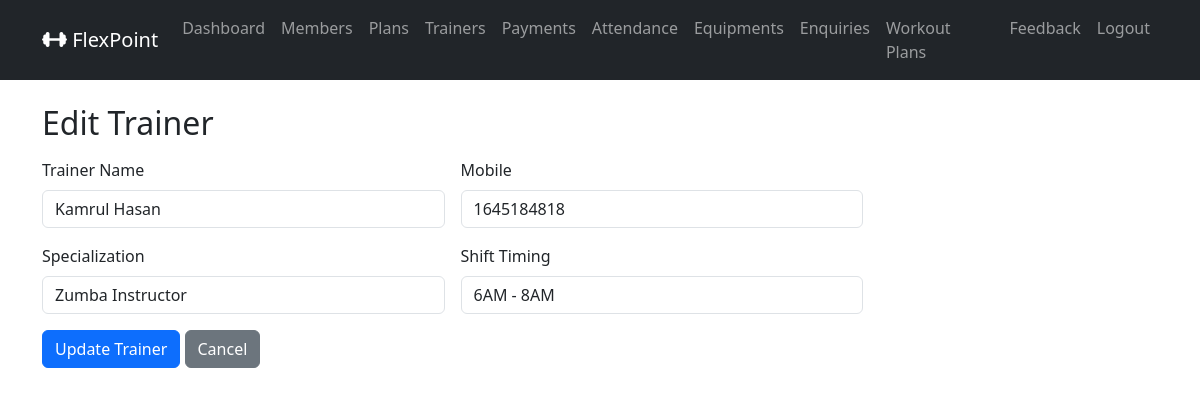
/admin_trainers_edit/3/ (signed in), run on the app's committed database.
### gymapp/models.py (models this page shows, shortened)
class Trainer(models.Model):
    name           = models.CharField(max_length=100)
    mobile         = models.BigIntegerField()
    specialization = models.CharField(max_length=200)
    shift_timings  = models.CharField(max_length=200)

### gymapp/views.py (the view)
    def wrapper(request, *args, **kwargs):
        if not request.user.is_authenticated or getattr(request.user, 'role', None) != 'ADMIN':
            messages.error(request, 'You must be an Admin to access this page.')
            return redirect('admin_login_view')
        return view_func(request, *args, **kwargs)

### gymapp/views.py (called while the page is built, shortened)
def admin_required(view_func):
    def wrapper(request, *args, **kwargs):
        if not request.user.is_authenticated or getattr(request.user, 'role', None) != 'ADMIN':
            messages.error(request, 'You must be an Admin to access this page.')
            return redirect('admin_login_view')
        return view_func(request, *args, **kwargs)
    return wrapper

@admin_required
def admin_trainer_edit(request, trainer_id):
    trainer = Trainer.objects.get(id=trainer_id)
    return render(request, 'admin_trainer_form.html', {'trainer':trainer, 'mode':'edit'})

### gymapp/templates/admin_trainer_form.html (shortened to what this page needs)
{% extends 'base.html' %}
{% block content %}
<h2 class="mb-3">
    {% if mode == 'add' %} Add Trainer {% else %} Edit Trainer {% endif %}
</h2>
<form method="POST" class="row g-3 w-75">
    <div class="col-md-6">
        <label for="name" class="form-label">Trainer Name</label>
        <input type="text" id="name" class="form-control" name="name" value="{{ trainer.name | default:'' }}" placeholder="Enter Trainer Name">
    </div>
    <div class="col-md-6">
        <label for="mobile" class="form-label">Mobile</label>
        <input type="number" id="mobile" class="form-control" name="mobile" value="{{ trainer.mobile | default:'' }}" maxlength="11" placeholder="Enter Trainer Number">
    </div>
    <div class="col-md-6">
        <label for="specialization" class="form-label">Specialization</label>
        <input type="text" id="specialization" class="form-control" name="specialization" placeholder="Enter Specialization" value="{{ trainer.specialization | default:'' }}">
    </div>
    <div class="col-md-6">
        <label for="shift_timings" class="form-label">Shift Timing</label>
        <input type="text" id="shift_timings" class="form-control" name="shift_timings" rows="3" value="{{ trainer.shift_timings | default:'' }}" placeholder="e.g. 6AM - 8AM">
    </div>
    <div class="col-md-12">
        <button type="submit" class="btn btn-primary">
            {% if mode == 'add' %} Add Trainer {% else %} Update Trainer {% endif %}
        </button>
        <a href="{% url 'admin_trainers_list' %}" class="btn btn-secondary"> Cancel </a>
    </div>
</form>
{% endblock %}

### data on the page
Trainer: name "Kamrul Hasan", mobile "1645184818", specialization "Zumba Instructor", shift_timings "6AM - 8AM"
